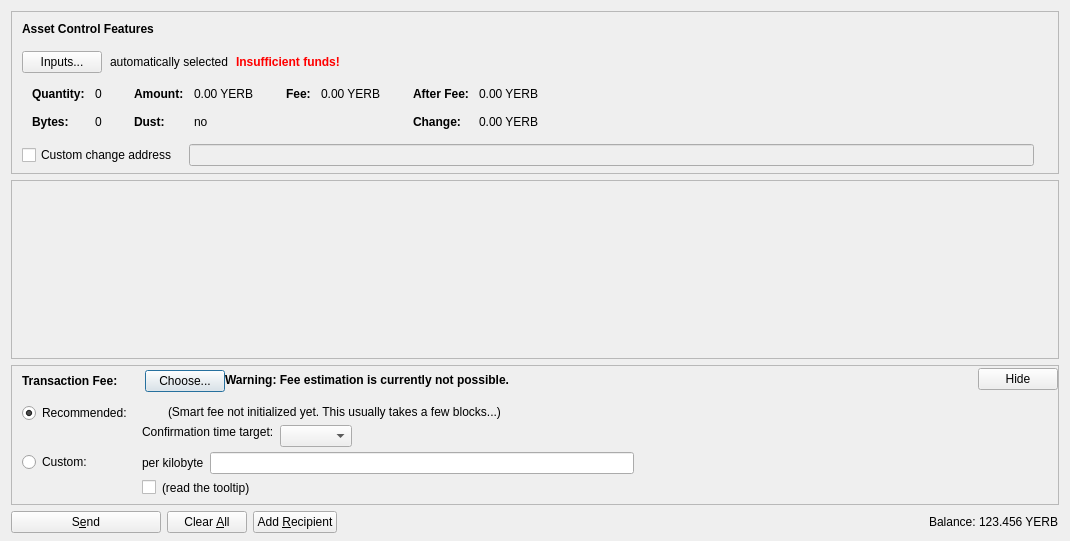
<?xml version="1.0" encoding="UTF-8"?>
<ui version="4.0">
 <class>AssetsDialog</class>
 <widget class="QDialog" name="AssetsDialog">
  <property name="geometry">
   <rect>
    <x>0</x>
    <y>0</y>
    <width>1070</width>
    <height>541</height>
   </rect>
  </property>
  <property name="windowTitle">
   <string>Send Coins</string>
  </property>
  <layout class="QVBoxLayout" name="verticalLayout" stretch="0">
   <property name="bottomMargin">
    <number>8</number>
   </property>
   <item>
    <layout class="QVBoxLayout" name="verticalLayout_3">
     <property name="spacing">
      <number>6</number>
     </property>
     <property name="leftMargin">
      <number>0</number>
     </property>
     <property name="topMargin">
      <number>0</number>
     </property>
     <property name="rightMargin">
      <number>0</number>
     </property>
     <property name="bottomMargin">
      <number>0</number>
     </property>
     <item>
      <widget class="QFrame" name="frameAssetControl">
       <property name="sizePolicy">
        <sizepolicy hsizetype="Expanding" vsizetype="Fixed">
         <horstretch>0</horstretch>
         <verstretch>0</verstretch>
        </sizepolicy>
       </property>
       <property name="maximumSize">
        <size>
         <width>16777215</width>
         <height>16777215</height>
        </size>
       </property>
       <property name="frameShape">
        <enum>QFrame::StyledPanel</enum>
       </property>
       <property name="frameShadow">
        <enum>QFrame::Sunken</enum>
       </property>
       <layout class="QVBoxLayout" name="verticalLayoutAssetControl2">
        <property name="spacing">
         <number>0</number>
        </property>
        <property name="leftMargin">
         <number>0</number>
        </property>
        <property name="topMargin">
         <number>0</number>
        </property>
        <property name="rightMargin">
         <number>0</number>
        </property>
        <property name="bottomMargin">
         <number>6</number>
        </property>
        <item>
         <layout class="QVBoxLayout" name="verticalLayoutAssetControl" stretch="0,0,0,0,1">
          <property name="spacing">
           <number>0</number>
          </property>
          <property name="leftMargin">
           <number>10</number>
          </property>
          <property name="topMargin">
           <number>10</number>
          </property>
          <item>
           <layout class="QHBoxLayout" name="horizontalLayoutAssetControl1">
            <property name="bottomMargin">
             <number>15</number>
            </property>
            <item>
             <widget class="QLabel" name="labelAssetControlFeatures">
              <property name="sizePolicy">
               <sizepolicy hsizetype="Preferred" vsizetype="Maximum">
                <horstretch>0</horstretch>
                <verstretch>0</verstretch>
               </sizepolicy>
              </property>
              <property name="font">
               <font>
                <weight>75</weight>
                <bold>true</bold>
               </font>
              </property>
              <property name="styleSheet">
               <string notr="true">font-weight:bold;</string>
              </property>
              <property name="text">
               <string>Asset Control Features</string>
              </property>
             </widget>
            </item>
           </layout>
          </item>
          <item>
           <layout class="QHBoxLayout" name="horizontalLayoutAssetControl2" stretch="0,0,0,0">
            <property name="spacing">
             <number>8</number>
            </property>
            <property name="bottomMargin">
             <number>10</number>
            </property>
            <item>
             <widget class="QPushButton" name="pushButtonAssetControl">
              <property name="styleSheet">
               <string notr="true"/>
              </property>
              <property name="text">
               <string>Inputs...</string>
              </property>
              <property name="autoDefault">
               <bool>false</bool>
              </property>
             </widget>
            </item>
            <item>
             <widget class="QLabel" name="labelAssetControlAutomaticallySelected">
              <property name="text">
               <string>automatically selected</string>
              </property>
              <property name="margin">
               <number>5</number>
              </property>
             </widget>
            </item>
            <item>
             <widget class="QLabel" name="labelAssetControlInsuffFunds">
              <property name="font">
               <font>
                <weight>75</weight>
                <bold>true</bold>
               </font>
              </property>
              <property name="styleSheet">
               <string notr="true">color:red;font-weight:bold;</string>
              </property>
              <property name="text">
               <string>Insufficient funds!</string>
              </property>
              <property name="margin">
               <number>5</number>
              </property>
             </widget>
            </item>
            <item>
             <spacer name="horizontalSpacerAssetControl">
              <property name="orientation">
               <enum>Qt::Horizontal</enum>
              </property>
              <property name="sizeHint" stdset="0">
               <size>
                <width>40</width>
                <height>1</height>
               </size>
              </property>
             </spacer>
            </item>
           </layout>
          </item>
          <item>
           <widget class="QWidget" name="widgetAssetControl" native="true">
            <property name="sizePolicy">
             <sizepolicy hsizetype="Preferred" vsizetype="Preferred">
              <horstretch>0</horstretch>
              <verstretch>0</verstretch>
             </sizepolicy>
            </property>
            <property name="minimumSize">
             <size>
              <width>0</width>
              <height>0</height>
             </size>
            </property>
            <property name="styleSheet">
             <string notr="true"/>
            </property>
            <layout class="QHBoxLayout" name="horizontalLayoutAssetControl5">
             <property name="leftMargin">
              <number>0</number>
             </property>
             <property name="topMargin">
              <number>0</number>
             </property>
             <property name="rightMargin">
              <number>0</number>
             </property>
             <property name="bottomMargin">
              <number>0</number>
             </property>
             <item>
              <layout class="QHBoxLayout" name="horizontalLayoutAssetControl3" stretch="0,0,0,1">
               <property name="spacing">
                <number>20</number>
               </property>
               <property name="topMargin">
                <number>0</number>
               </property>
               <property name="bottomMargin">
                <number>10</number>
               </property>
               <item>
                <layout class="QFormLayout" name="formLayoutAssetControl1">
                 <property name="horizontalSpacing">
                  <number>10</number>
                 </property>
                 <property name="verticalSpacing">
                  <number>14</number>
                 </property>
                 <property name="leftMargin">
                  <number>10</number>
                 </property>
                 <property name="topMargin">
                  <number>4</number>
                 </property>
                 <property name="rightMargin">
                  <number>6</number>
                 </property>
                 <item row="0" column="0">
                  <widget class="QLabel" name="labelAssetControlQuantityText">
                   <property name="font">
                    <font>
                     <weight>75</weight>
                     <bold>true</bold>
                    </font>
                   </property>
                   <property name="text">
                    <string>Quantity:</string>
                   </property>
                   <property name="margin">
                    <number>0</number>
                   </property>
                  </widget>
                 </item>
                 <item row="0" column="1">
                  <widget class="QLabel" name="labelAssetControlQuantity">
                   <property name="cursor">
                    <cursorShape>IBeamCursor</cursorShape>
                   </property>
                   <property name="contextMenuPolicy">
                    <enum>Qt::ActionsContextMenu</enum>
                   </property>
                   <property name="text">
                    <string notr="true">0</string>
                   </property>
                   <property name="margin">
                    <number>0</number>
                   </property>
                   <property name="textInteractionFlags">
                    <set>Qt::LinksAccessibleByMouse|Qt::TextSelectableByKeyboard|Qt::TextSelectableByMouse</set>
                   </property>
                  </widget>
                 </item>
                 <item row="1" column="0">
                  <widget class="QLabel" name="labelAssetControlBytesText">
                   <property name="font">
                    <font>
                     <weight>75</weight>
                     <bold>true</bold>
                    </font>
                   </property>
                   <property name="text">
                    <string>Bytes:</string>
                   </property>
                  </widget>
                 </item>
                 <item row="1" column="1">
                  <widget class="QLabel" name="labelAssetControlBytes">
                   <property name="cursor">
                    <cursorShape>IBeamCursor</cursorShape>
                   </property>
                   <property name="contextMenuPolicy">
                    <enum>Qt::ActionsContextMenu</enum>
                   </property>
                   <property name="text">
                    <string notr="true">0</string>
                   </property>
                   <property name="textInteractionFlags">
                    <set>Qt::LinksAccessibleByMouse|Qt::TextSelectableByKeyboard|Qt::TextSelectableByMouse</set>
                   </property>
                  </widget>
                 </item>
                </layout>
               </item>
               <item>
                <layout class="QFormLayout" name="formLayoutAssetControl2">
                 <property name="horizontalSpacing">
                  <number>10</number>
                 </property>
                 <property name="verticalSpacing">
                  <number>14</number>
                 </property>
                 <property name="leftMargin">
                  <number>6</number>
                 </property>
                 <property name="topMargin">
                  <number>4</number>
                 </property>
                 <property name="rightMargin">
                  <number>6</number>
                 </property>
                 <item row="0" column="0">
                  <widget class="QLabel" name="labelAssetControlAmountText">
                   <property name="font">
                    <font>
                     <weight>75</weight>
                     <bold>true</bold>
                    </font>
                   </property>
                   <property name="text">
                    <string>Amount:</string>
                   </property>
                   <property name="margin">
                    <number>0</number>
                   </property>
                  </widget>
                 </item>
                 <item row="0" column="1">
                  <widget class="QLabel" name="labelAssetControlAmount">
                   <property name="cursor">
                    <cursorShape>IBeamCursor</cursorShape>
                   </property>
                   <property name="contextMenuPolicy">
                    <enum>Qt::ActionsContextMenu</enum>
                   </property>
                   <property name="text">
                    <string notr="true">0.00 YERB</string>
                   </property>
                   <property name="textInteractionFlags">
                    <set>Qt::LinksAccessibleByMouse|Qt::TextSelectableByKeyboard|Qt::TextSelectableByMouse</set>
                   </property>
                  </widget>
                 </item>
                 <item row="1" column="0">
                  <widget class="QLabel" name="labelAssetControlLowOutputText">
                   <property name="font">
                    <font>
                     <weight>75</weight>
                     <bold>true</bold>
                    </font>
                   </property>
                   <property name="text">
                    <string>Dust:</string>
                   </property>
                  </widget>
                 </item>
                 <item row="1" column="1">
                  <widget class="QLabel" name="labelAssetControlLowOutput">
                   <property name="cursor">
                    <cursorShape>IBeamCursor</cursorShape>
                   </property>
                   <property name="contextMenuPolicy">
                    <enum>Qt::ActionsContextMenu</enum>
                   </property>
                   <property name="text">
                    <string notr="true">no</string>
                   </property>
                   <property name="textInteractionFlags">
                    <set>Qt::LinksAccessibleByMouse|Qt::TextSelectableByKeyboard|Qt::TextSelectableByMouse</set>
                   </property>
                  </widget>
                 </item>
                </layout>
               </item>
               <item>
                <layout class="QFormLayout" name="formLayoutAssetControl3">
                 <property name="horizontalSpacing">
                  <number>10</number>
                 </property>
                 <property name="verticalSpacing">
                  <number>14</number>
                 </property>
                 <property name="leftMargin">
                  <number>6</number>
                 </property>
                 <property name="topMargin">
                  <number>4</number>
                 </property>
                 <property name="rightMargin">
                  <number>6</number>
                 </property>
                 <item row="0" column="0">
                  <widget class="QLabel" name="labelAssetControlFeeText">
                   <property name="font">
                    <font>
                     <weight>75</weight>
                     <bold>true</bold>
                    </font>
                   </property>
                   <property name="text">
                    <string>Fee:</string>
                   </property>
                   <property name="margin">
                    <number>0</number>
                   </property>
                  </widget>
                 </item>
                 <item row="0" column="1">
                  <widget class="QLabel" name="labelAssetControlFee">
                   <property name="cursor">
                    <cursorShape>IBeamCursor</cursorShape>
                   </property>
                   <property name="contextMenuPolicy">
                    <enum>Qt::ActionsContextMenu</enum>
                   </property>
                   <property name="text">
                    <string notr="true">0.00 YERB</string>
                   </property>
                   <property name="textInteractionFlags">
                    <set>Qt::LinksAccessibleByMouse|Qt::TextSelectableByKeyboard|Qt::TextSelectableByMouse</set>
                   </property>
                  </widget>
                 </item>
                </layout>
               </item>
               <item>
                <layout class="QFormLayout" name="formLayoutAssetControl4">
                 <property name="horizontalSpacing">
                  <number>10</number>
                 </property>
                 <property name="verticalSpacing">
                  <number>14</number>
                 </property>
                 <property name="leftMargin">
                  <number>6</number>
                 </property>
                 <property name="topMargin">
                  <number>4</number>
                 </property>
                 <property name="rightMargin">
                  <number>6</number>
                 </property>
                 <item row="0" column="0">
                  <widget class="QLabel" name="labelAssetControlAfterFeeText">
                   <property name="font">
                    <font>
                     <weight>75</weight>
                     <bold>true</bold>
                    </font>
                   </property>
                   <property name="text">
                    <string>After Fee:</string>
                   </property>
                   <property name="margin">
                    <number>0</number>
                   </property>
                  </widget>
                 </item>
                 <item row="0" column="1">
                  <widget class="QLabel" name="labelAssetControlAfterFee">
                   <property name="cursor">
                    <cursorShape>IBeamCursor</cursorShape>
                   </property>
                   <property name="contextMenuPolicy">
                    <enum>Qt::ActionsContextMenu</enum>
                   </property>
                   <property name="text">
                    <string notr="true">0.00 YERB</string>
                   </property>
                   <property name="textInteractionFlags">
                    <set>Qt::LinksAccessibleByMouse|Qt::TextSelectableByKeyboard|Qt::TextSelectableByMouse</set>
                   </property>
                  </widget>
                 </item>
                 <item row="1" column="0">
                  <widget class="QLabel" name="labelAssetControlChangeText">
                   <property name="font">
                    <font>
                     <weight>75</weight>
                     <bold>true</bold>
                    </font>
                   </property>
                   <property name="text">
                    <string>Change:</string>
                   </property>
                  </widget>
                 </item>
                 <item row="1" column="1">
                  <widget class="QLabel" name="labelAssetControlChange">
                   <property name="cursor">
                    <cursorShape>IBeamCursor</cursorShape>
                   </property>
                   <property name="contextMenuPolicy">
                    <enum>Qt::ActionsContextMenu</enum>
                   </property>
                   <property name="text">
                    <string notr="true">0.00 YERB</string>
                   </property>
                   <property name="textInteractionFlags">
                    <set>Qt::LinksAccessibleByMouse|Qt::TextSelectableByKeyboard|Qt::TextSelectableByMouse</set>
                   </property>
                  </widget>
                 </item>
                </layout>
               </item>
              </layout>
             </item>
            </layout>
           </widget>
          </item>
          <item>
           <layout class="QHBoxLayout" name="horizontalLayoutAssetControl4" stretch="0,0,0">
            <property name="spacing">
             <number>12</number>
            </property>
            <property name="sizeConstraint">
             <enum>QLayout::SetDefaultConstraint</enum>
            </property>
            <property name="topMargin">
             <number>5</number>
            </property>
            <property name="rightMargin">
             <number>5</number>
            </property>
            <item>
             <widget class="QCheckBox" name="checkBoxAssetControlChange">
              <property name="toolTip">
               <string>If this is activated, but the change address is empty or invalid, change will be sent to a newly generated address.</string>
              </property>
              <property name="text">
               <string>Custom change address</string>
              </property>
             </widget>
            </item>
            <item>
             <widget class="QValidatedLineEdit" name="lineEditAssetControlChange">
              <property name="enabled">
               <bool>false</bool>
              </property>
              <property name="sizePolicy">
               <sizepolicy hsizetype="Expanding" vsizetype="Fixed">
                <horstretch>0</horstretch>
                <verstretch>0</verstretch>
               </sizepolicy>
              </property>
             </widget>
            </item>
            <item>
             <widget class="QLabel" name="labelAssetControlChangeLabel">
              <property name="sizePolicy">
               <sizepolicy hsizetype="Preferred" vsizetype="Expanding">
                <horstretch>0</horstretch>
                <verstretch>0</verstretch>
               </sizepolicy>
              </property>
              <property name="minimumSize">
               <size>
                <width>0</width>
                <height>0</height>
               </size>
              </property>
              <property name="text">
               <string/>
              </property>
              <property name="margin">
               <number>3</number>
              </property>
             </widget>
            </item>
           </layout>
          </item>
          <item>
           <spacer name="verticalSpacerAssetControl">
            <property name="orientation">
             <enum>Qt::Vertical</enum>
            </property>
            <property name="sizeHint" stdset="0">
             <size>
              <width>800</width>
              <height>1</height>
             </size>
            </property>
           </spacer>
          </item>
         </layout>
        </item>
       </layout>
      </widget>
     </item>
     <item>
      <widget class="QScrollArea" name="scrollArea">
       <property name="widgetResizable">
        <bool>true</bool>
       </property>
       <widget class="QWidget" name="scrollAreaWidgetContents">
        <property name="geometry">
         <rect>
          <x>0</x>
          <y>0</y>
          <width>1048</width>
          <height>91</height>
         </rect>
        </property>
        <layout class="QVBoxLayout" name="verticalLayout_2" stretch="0,1">
         <property name="leftMargin">
          <number>0</number>
         </property>
         <property name="topMargin">
          <number>0</number>
         </property>
         <property name="rightMargin">
          <number>0</number>
         </property>
         <property name="bottomMargin">
          <number>0</number>
         </property>
         <item>
          <layout class="QVBoxLayout" name="entries">
           <property name="spacing">
            <number>6</number>
           </property>
          </layout>
         </item>
         <item>
          <spacer name="verticalSpacer">
           <property name="orientation">
            <enum>Qt::Vertical</enum>
           </property>
           <property name="sizeHint" stdset="0">
            <size>
             <width>20</width>
             <height>40</height>
            </size>
           </property>
          </spacer>
         </item>
        </layout>
       </widget>
      </widget>
     </item>
     <item>
      <widget class="QFrame" name="frameFee">
       <property name="sizePolicy">
        <sizepolicy hsizetype="Expanding" vsizetype="Fixed">
         <horstretch>0</horstretch>
         <verstretch>0</verstretch>
        </sizepolicy>
       </property>
       <property name="maximumSize">
        <size>
         <width>16777215</width>
         <height>16777215</height>
        </size>
       </property>
       <property name="frameShape">
        <enum>QFrame::StyledPanel</enum>
       </property>
       <property name="frameShadow">
        <enum>QFrame::Sunken</enum>
       </property>
       <layout class="QVBoxLayout" name="verticalLayoutFee1">
        <property name="spacing">
         <number>0</number>
        </property>
        <property name="leftMargin">
         <number>0</number>
        </property>
        <property name="topMargin">
         <number>0</number>
        </property>
        <property name="rightMargin">
         <number>0</number>
        </property>
        <property name="bottomMargin">
         <number>0</number>
        </property>
        <item>
         <layout class="QVBoxLayout" name="verticalLayoutFee2" stretch="0,0,0">
          <property name="spacing">
           <number>0</number>
          </property>
          <property name="leftMargin">
           <number>10</number>
          </property>
          <property name="topMargin">
           <number>0</number>
          </property>
          <item>
           <layout class="QHBoxLayout" name="horizontalLayoutFee1">
            <property name="bottomMargin">
             <number>0</number>
            </property>
            <item>
             <layout class="QVBoxLayout" name="verticalLayoutFee7">
              <property name="spacing">
               <number>0</number>
              </property>
              <item>
               <spacer name="verticalSpacerSmartFee">
                <property name="orientation">
                 <enum>Qt::Vertical</enum>
                </property>
                <property name="sizeType">
                 <enum>QSizePolicy::Fixed</enum>
                </property>
                <property name="sizeHint" stdset="0">
                 <size>
                  <width>1</width>
                  <height>4</height>
                 </size>
                </property>
               </spacer>
              </item>
              <item>
               <layout class="QHBoxLayout" name="horizontalLayoutSmartFee">
                <property name="spacing">
                 <number>10</number>
                </property>
                <item>
                 <widget class="QLabel" name="labelFeeHeadline">
                  <property name="sizePolicy">
                   <sizepolicy hsizetype="Preferred" vsizetype="Maximum">
                    <horstretch>0</horstretch>
                    <verstretch>0</verstretch>
                   </sizepolicy>
                  </property>
                  <property name="font">
                   <font>
                    <weight>75</weight>
                    <bold>true</bold>
                   </font>
                  </property>
                  <property name="styleSheet">
                   <string notr="true">font-weight:bold;</string>
                  </property>
                  <property name="text">
                   <string>Transaction Fee:</string>
                  </property>
                 </widget>
                </item>
                <item>
                 <widget class="QLabel" name="labelFeeMinimized">
                  <property name="text">
                   <string/>
                  </property>
                 </widget>
                </item>
                <item>
                 <widget class="QPushButton" name="buttonChooseFee">
                  <property name="text">
                   <string>Choose...</string>
                  </property>
                 </widget>
                </item>
               </layout>
              </item>
              <item>
               <spacer name="verticalSpacer_5">
                <property name="orientation">
                 <enum>Qt::Vertical</enum>
                </property>
                <property name="sizeHint" stdset="0">
                 <size>
                  <width>1</width>
                  <height>1</height>
                 </size>
                </property>
               </spacer>
              </item>
             </layout>
            </item>
            <item>
             <widget class="QLabel" name="fallbackFeeWarningLabel">
              <property name="font">
               <font>
                <weight>75</weight>
                <bold>true</bold>
               </font>
              </property>
              <property name="toolTip">
               <string>Using the fallbackfee can result in sending a transaction that will take several hours or days (or never) to confirm. Consider choosing your fee manually or wait until you have validated the complete chain.</string>
              </property>
              <property name="text">
               <string>Warning: Fee estimation is currently not possible.</string>
              </property>
              <property name="wordWrap">
               <bool>false</bool>
              </property>
             </widget>
            </item>
            <item>
             <spacer name="horizontalSpacer_4">
              <property name="orientation">
               <enum>Qt::Horizontal</enum>
              </property>
              <property name="sizeType">
               <enum>QSizePolicy::MinimumExpanding</enum>
              </property>
              <property name="sizeHint" stdset="0">
               <size>
                <width>40</width>
                <height>20</height>
               </size>
              </property>
             </spacer>
            </item>
            <item>
             <widget class="QPushButton" name="buttonMinimizeFee">
              <property name="toolTip">
               <string>collapse fee-settings</string>
              </property>
              <property name="text">
               <string>Hide</string>
              </property>
             </widget>
            </item>
           </layout>
          </item>
          <item>
           <widget class="QFrame" name="frameFeeSelection">
            <layout class="QVBoxLayout" name="verticalLayoutFee12">
             <property name="spacing">
              <number>0</number>
             </property>
             <property name="leftMargin">
              <number>0</number>
             </property>
             <property name="topMargin">
              <number>0</number>
             </property>
             <property name="rightMargin">
              <number>0</number>
             </property>
             <property name="bottomMargin">
              <number>0</number>
             </property>
             <item>
              <layout class="QGridLayout" name="gridLayoutFee">
               <property name="topMargin">
                <number>10</number>
               </property>
               <property name="bottomMargin">
                <number>4</number>
               </property>
               <property name="horizontalSpacing">
                <number>10</number>
               </property>
               <property name="verticalSpacing">
                <number>4</number>
               </property>
               <item row="1" column="1">
                <layout class="QVBoxLayout" name="verticalLayoutFee8">
                 <property name="spacing">
                  <number>6</number>
                 </property>
                 <item>
                  <layout class="QHBoxLayout" name="horizontalLayoutFee13">
                   <item>
                    <widget class="QLabel" name="labelCustomPerKilobyte">
                     <property name="toolTip">
                      <string>If the custom fee is set to 1000 satoshis and the transaction is only 250 bytes, then &quot;per kilobyte&quot; only pays 250 satoshis in fee, while &quot;total at least&quot; pays 1000 satoshis. For transactions bigger than a kilobyte both pay by kilobyte.</string>
                     </property>
                     <property name="text">
                      <string>per kilobyte</string>
                     </property>
                    </widget>
                   </item>
                   <item>
                    <widget class="BitcoinAmountField" name="customFee"/>
                   </item>
                   <item>
                    <spacer name="horizontalSpacer_6">
                     <property name="orientation">
                      <enum>Qt::Horizontal</enum>
                     </property>
                     <property name="sizeHint" stdset="0">
                      <size>
                       <width>1</width>
                       <height>1</height>
                      </size>
                     </property>
                    </spacer>
                   </item>
                  </layout>
                 </item>
                 <item>
                  <layout class="QHBoxLayout" name="horizontalLayoutFee8">
                   <item>
                    <widget class="QCheckBox" name="checkBoxMinimumFee">
                     <property name="toolTip">
                      <string>Paying only the minimum fee is just fine as long as there is less transaction volume than space in the blocks. But be aware that this can end up in a never confirming transaction once there is more demand for yerbas transactions than the network can process.</string>
                     </property>
                     <property name="text">
                      <string/>
                     </property>
                    </widget>
                   </item>
                   <item>
                    <widget class="QLabel" name="labelMinFeeWarning">
                     <property name="enabled">
                      <bool>true</bool>
                     </property>
                     <property name="toolTip">
                      <string>Paying only the minimum fee is just fine as long as there is less transaction volume than space in the blocks. But be aware that this can end up in a never confirming transaction once there is more demand for yerbas transactions than the network can process.</string>
                     </property>
                     <property name="text">
                      <string>(read the tooltip)</string>
                     </property>
                     <property name="margin">
                      <number>5</number>
                     </property>
                    </widget>
                   </item>
                   <item>
                    <spacer name="horizontalSpacer_2">
                     <property name="orientation">
                      <enum>Qt::Horizontal</enum>
                     </property>
                     <property name="sizeHint" stdset="0">
                      <size>
                       <width>1</width>
                       <height>1</height>
                      </size>
                     </property>
                    </spacer>
                   </item>
                  </layout>
                 </item>
                </layout>
               </item>
               <item row="0" column="0">
                <layout class="QVBoxLayout" name="verticalLayoutFee4" stretch="0,1">
                 <item>
                  <widget class="QRadioButton" name="radioSmartFee">
                   <property name="text">
                    <string>Recommended:</string>
                   </property>
                   <property name="checked">
                    <bool>true</bool>
                   </property>
                   <attribute name="buttonGroup">
                    <string notr="true">groupFee</string>
                   </attribute>
                  </widget>
                 </item>
                 <item>
                  <spacer name="verticalSpacer_2">
                   <property name="orientation">
                    <enum>Qt::Vertical</enum>
                   </property>
                   <property name="sizeHint" stdset="0">
                    <size>
                     <width>1</width>
                     <height>1</height>
                    </size>
                   </property>
                  </spacer>
                 </item>
                </layout>
               </item>
               <item row="1" column="0">
                <layout class="QVBoxLayout" name="verticalLayoutFee9" stretch="0,1">
                 <item>
                  <widget class="QRadioButton" name="radioCustomFee">
                   <property name="text">
                    <string>Custom:</string>
                   </property>
                   <attribute name="buttonGroup">
                    <string notr="true">groupFee</string>
                   </attribute>
                  </widget>
                 </item>
                 <item>
                  <spacer name="verticalSpacer_6">
                   <property name="orientation">
                    <enum>Qt::Vertical</enum>
                   </property>
                   <property name="sizeHint" stdset="0">
                    <size>
                     <width>1</width>
                     <height>1</height>
                    </size>
                   </property>
                  </spacer>
                 </item>
                </layout>
               </item>
               <item row="0" column="1">
                <layout class="QVBoxLayout" name="verticalLayoutFee3" stretch="0,0,1">
                 <property name="spacing">
                  <number>6</number>
                 </property>
                 <property name="topMargin">
                  <number>2</number>
                 </property>
                 <item>
                  <layout class="QHBoxLayout" name="horizontalLayoutFee12">
                   <item>
                    <widget class="QLabel" name="labelSmartFee">
                     <property name="text">
                      <string/>
                     </property>
                     <property name="margin">
                      <number>2</number>
                     </property>
                    </widget>
                   </item>
                   <item>
                    <widget class="QLabel" name="labelFeeEstimation">
                     <property name="text">
                      <string/>
                     </property>
                    </widget>
                   </item>
                   <item>
                    <widget class="QLabel" name="labelSmartFee2">
                     <property name="text">
                      <string>(Smart fee not initialized yet. This usually takes a few blocks...)</string>
                     </property>
                     <property name="margin">
                      <number>2</number>
                     </property>
                    </widget>
                   </item>
                   <item>
                    <spacer name="horizontalSpacer_5">
                     <property name="orientation">
                      <enum>Qt::Horizontal</enum>
                     </property>
                     <property name="sizeHint" stdset="0">
                      <size>
                       <width>1</width>
                       <height>1</height>
                      </size>
                     </property>
                    </spacer>
                   </item>
                  </layout>
                 </item>
                 <item>
                  <layout class="QHBoxLayout" name="horizontalLayoutFee9">
                   <item>
                    <layout class="QVBoxLayout" name="verticalLayoutFee6">
                     <item>
                      <widget class="QLabel" name="labelSmartFee3">
                       <property name="text">
                        <string>Confirmation time target:</string>
                       </property>
                       <property name="margin">
                        <number>2</number>
                       </property>
                      </widget>
                     </item>
                     <item>
                      <spacer name="verticalSpacer_3">
                       <property name="orientation">
                        <enum>Qt::Vertical</enum>
                       </property>
                       <property name="sizeHint" stdset="0">
                        <size>
                         <width>1</width>
                         <height>1</height>
                        </size>
                       </property>
                      </spacer>
                     </item>
                    </layout>
                   </item>
                   <item>
                    <layout class="QVBoxLayout" name="verticalLayoutFee5">
                     <property name="rightMargin">
                      <number>30</number>
                     </property>
                     <item>
                      <layout class="QHBoxLayout" name="horizontalLayoutConfTarget">
                       <property name="bottomMargin">
                        <number>0</number>
                       </property>
                       <item>
                        <widget class="QComboBox" name="confTargetSelector"/>
                       </item>
                       <item>
                        <spacer name="horizontalSpacerConfTarget">
                         <property name="orientation">
                          <enum>Qt::Horizontal</enum>
                         </property>
                         <property name="sizeHint" stdset="0">
                          <size>
                           <width>40</width>
                           <height>20</height>
                          </size>
                         </property>
                        </spacer>
                       </item>
                      </layout>
                     </item>
                    </layout>
                   </item>
                  </layout>
                 </item>
                 <item>
                  <spacer name="verticalSpacer_4">
                   <property name="orientation">
                    <enum>Qt::Vertical</enum>
                   </property>
                   <property name="sizeHint" stdset="0">
                    <size>
                     <width>1</width>
                     <height>1</height>
                    </size>
                   </property>
                  </spacer>
                 </item>
                </layout>
               </item>
              </layout>
             </item>
            </layout>
           </widget>
          </item>
          <item>
           <spacer name="verticalSpacerFee">
            <property name="orientation">
             <enum>Qt::Vertical</enum>
            </property>
            <property name="sizeHint" stdset="0">
             <size>
              <width>40</width>
              <height>5</height>
             </size>
            </property>
           </spacer>
          </item>
         </layout>
        </item>
       </layout>
      </widget>
     </item>
     <item>
      <layout class="QHBoxLayout" name="horizontalLayout">
       <item>
        <widget class="QPushButton" name="sendButton">
         <property name="minimumSize">
          <size>
           <width>150</width>
           <height>0</height>
          </size>
         </property>
         <property name="toolTip">
          <string>Confirm the send action</string>
         </property>
         <property name="text">
          <string>S&amp;end</string>
         </property>
         <property name="icon">
          <iconset>
           <normaloff>:/icons/send</normaloff>:/icons/send</iconset>
         </property>
         <property name="autoDefault">
          <bool>false</bool>
         </property>
         <property name="default">
          <bool>false</bool>
         </property>
        </widget>
       </item>
       <item>
        <widget class="QPushButton" name="clearButton">
         <property name="sizePolicy">
          <sizepolicy hsizetype="Minimum" vsizetype="Fixed">
           <horstretch>0</horstretch>
           <verstretch>0</verstretch>
          </sizepolicy>
         </property>
         <property name="toolTip">
          <string>Clear all fields of the form.</string>
         </property>
         <property name="text">
          <string>Clear &amp;All</string>
         </property>
         <property name="icon">
          <iconset>
           <normaloff>:/icons/remove</normaloff>:/icons/remove</iconset>
         </property>
         <property name="autoDefault">
          <bool>false</bool>
         </property>
        </widget>
       </item>
       <item>
        <widget class="QPushButton" name="addButton">
         <property name="toolTip">
          <string>Transfer to multiple recipients at once</string>
         </property>
         <property name="text">
          <string>Add &amp;Recipient</string>
         </property>
         <property name="icon">
          <iconset>
           <normaloff>:/icons/add</normaloff>:/icons/add</iconset>
         </property>
         <property name="autoDefault">
          <bool>false</bool>
         </property>
        </widget>
       </item>
       <item>
        <spacer name="horizontalSpacer">
         <property name="orientation">
          <enum>Qt::Horizontal</enum>
         </property>
         <property name="sizeHint" stdset="0">
          <size>
           <width>40</width>
           <height>20</height>
          </size>
         </property>
        </spacer>
       </item>
       <item>
        <layout class="QHBoxLayout" name="horizontalLayout_2">
         <property name="spacing">
          <number>3</number>
         </property>
         <item>
          <widget class="QLabel" name="labelBalanceText">
           <property name="sizePolicy">
            <sizepolicy hsizetype="Preferred" vsizetype="Fixed">
             <horstretch>0</horstretch>
             <verstretch>0</verstretch>
            </sizepolicy>
           </property>
           <property name="text">
            <string>Balance:</string>
           </property>
          </widget>
         </item>
         <item>
          <widget class="QLabel" name="labelBalance">
           <property name="sizePolicy">
            <sizepolicy hsizetype="Preferred" vsizetype="Fixed">
             <horstretch>0</horstretch>
             <verstretch>0</verstretch>
            </sizepolicy>
           </property>
           <property name="cursor">
            <cursorShape>IBeamCursor</cursorShape>
           </property>
           <property name="text">
            <string notr="true">123.456 YERB</string>
           </property>
           <property name="textInteractionFlags">
            <set>Qt::LinksAccessibleByMouse|Qt::TextSelectableByKeyboard|Qt::TextSelectableByMouse</set>
           </property>
          </widget>
         </item>
        </layout>
       </item>
      </layout>
     </item>
    </layout>
   </item>
  </layout>
 </widget>
 <customwidgets>
  <customwidget>
   <class>QValidatedLineEdit</class>
   <extends>QLineEdit</extends>
   <header>qt/qvalidatedlineedit.h</header>
  </customwidget>
  <customwidget>
   <class>BitcoinAmountField</class>
   <extends>QLineEdit</extends>
   <header>qt/bitcoinamountfield.h</header>
   <container>1</container>
  </customwidget>
 </customwidgets>
 <resources>
  <include location="../raptoreum.qrc"/>
 </resources>
 <connections/>
 <buttongroups>
  <buttongroup name="groupFee"/>
 </buttongroups>
</ui>
